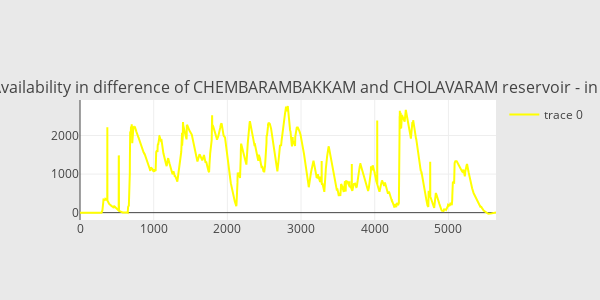

Source (notebook cell):
### Code cell
df["CHEMBARAMBAKKAM_CHOLAVARAM"]=df["CHEMBARAMBAKKAM"]-df["CHOLAVARAM"]
scatter_CHEMBARAMBAKKAM_CHOLAVARAM = go.Scatter(
        x=df.Date.index[::-1],
        y=df.CHEMBARAMBAKKAM_CHOLAVARAM.values[::-1],
        showlegend=True,
        marker=dict(
            color="yellow",
        ),
    )
subtitles = ["Water Availability in difference of CHEMBARAMBAKKAM and CHOLAVARAM reservoir - in mcft"]

fig = tools.make_subplots(rows=1, cols=1, vertical_spacing=0.08,
                          subplot_titles=subtitles)
fig.append_trace(scatter_CHEMBARAMBAKKAM_CHOLAVARAM, 1, 1)
fig['layout'].update(height=300, width=600, paper_bgcolor='rgb(233,233,233)')
py.iplot(fig, filename='res-plots')

### Figure 1 — Plotly figure (JSON) as saved in the notebook; plotly's stock layout.template omitted (floating-point values rounded to 4 significant figures; data arrays with more than 128 entries replaced by an {"elided": "..."} marker saying what was removed)
{"data": [{"marker": {"color": "yellow"}, "showlegend": true, "type": "scatter", "uid": "486bf1c9-6405-49b1-911a-c1ae2a6f9f03", "x": {"elided": "5647 int values"}, "xaxis": "x", "y": {"elided": "5647 float values"}, "yaxis": "y"}], "layout": {"annotations": [{"font": {"size": 16}, "showarrow": false, "text": "Water Availability in difference of CHEMBARAMBAKKAM and CHOLAVARAM reservoir - in mcft", "x": 0.5, "xanchor": "center", "xref": "paper", "y": 1, "yanchor": "bottom", "yref": "paper"}], "height": 300, "paper_bgcolor": "rgb(233,233,233)", "width": 600, "xaxis": {"anchor": "y", "domain": [0, 1]}, "yaxis": {"anchor": "x", "domain": [0, 1]}}}
